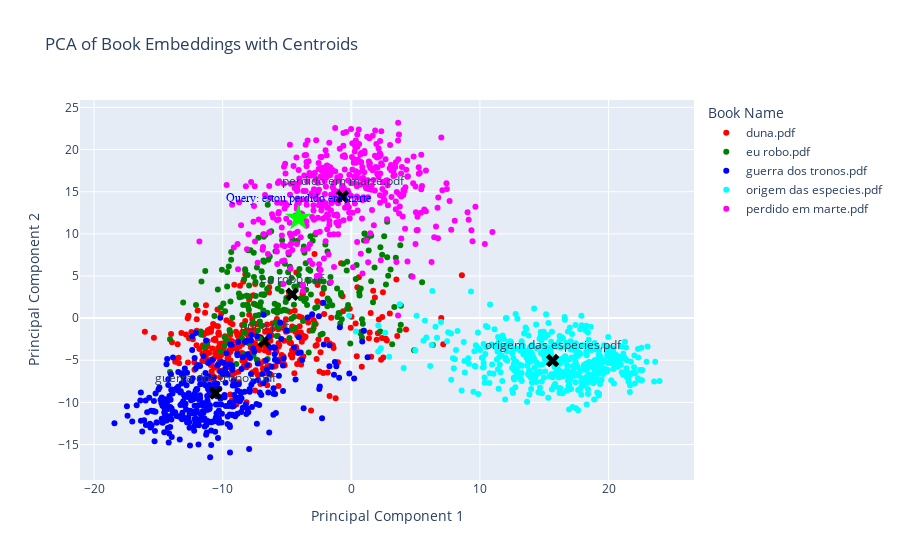

Write notebook code for a chart like this one.
### Code cell
query_embedding,query_pca = query_and_plot(fig,scaler)

### Figure 1 — Plotly figure (JSON) as saved in the notebook; plotly's stock layout.template omitted (floating-point values rounded to 4 significant figures; data arrays with more than 128 entries replaced by an {"elided": "..."} marker saying what was removed)
{"data": [{"marker": {"color": "red"}, "mode": "markers", "name": "duna.pdf", "text": {"elided": "355 str values"}, "type": "scatter", "x": {"elided": "355 float values"}, "y": {"elided": "355 float values"}}, {"marker": {"color": "black", "size": 12, "symbol": "x"}, "mode": "markers+text", "showlegend": false, "text": ["duna.pdf"], "textposition": "top center", "type": "scatter", "x": [-6.766], "y": [-2.735]}, {"marker": {"color": "green"}, "mode": "markers", "name": "eu robo.pdf", "text": {"elided": "232 str values"}, "type": "scatter", "x": {"elided": "232 float values"}, "y": {"elided": "232 float values"}}, {"marker": {"color": "black", "size": 12, "symbol": "x"}, "mode": "markers+text", "showlegend": false, "text": ["eu robo.pdf"], "textposition": "top center", "type": "scatter", "x": [-4.596], "y": [2.821]}, {"marker": {"color": "blue"}, "mode": "markers", "name": "guerra dos tronos.pdf", "text": {"elided": "372 str values"}, "type": "scatter", "x": {"elided": "372 float values"}, "y": {"elided": "372 float values"}}, {"marker": {"color": "black", "size": 12, "symbol": "x"}, "mode": "markers+text", "showlegend": false, "text": ["guerra dos tronos.pdf"], "textposition": "top center", "type": "scatter", "x": [-10.56], "y": [-8.883]}, {"marker": {"color": "yellow"}, "mode": "markers", "name": "harry potter.pdf", "text": [], "type": "scatter", "x": [], "y": []}, {"marker": {"color": "black", "size": 12, "symbol": "x"}, "mode": "markers+text", "showlegend": false, "text": ["harry potter.pdf"], "textposition": "top center", "type": "scatter", "x": [null], "y": [null]}, {"marker": {"color": "cyan"}, "mode": "markers", "name": "origem das especies.pdf", "text": {"elided": "493 str values"}, "type": "scatter", "x": {"elided": "493 float values"}, "y": {"elided": "493 float values"}}, {"marker": {"color": "black", "size": 12, "symbol": "x"}, "mode": "markers+text", "showlegend": false, "text": ["origem das especies.pdf"], "textposition": "top center", "type": "scatter", "x": [15.65], "y": [-5.036]}, {"marker": {"color": "magenta"}, "mode": "markers", "name": "perdido em marte.pdf", "text": {"elided": "426 str values"}, "type": "scatter", "x": {"elided": "426 float values"}, "y": {"elided": "426 float values"}}, {"marker": {"color": "black", "size": 12, "symbol": "x"}, "mode": "markers+text", "showlegend": false, "text": ["perdido em marte.pdf"], "textposition": "top center", "type": "scatter", "x": [-0.6834], "y": [14.42]}, {"marker": {"color": "lime", "size": 20, "symbol": "star"}, "mode": "markers+text", "showlegend": false, "text": ["Query: estou perdido em marte"], "textfont": {"color": "blue", "family": "Arial, sans-serif", "size": 12}, "textposition": "top center", "type": "scatter", "x": [-4.11], "y": [11.86]}], "layout": {"legend": {"title": {"text": "Book Name"}}, "title": {"text": "PCA of Book Embeddings with Centroids"}, "xaxis": {"title": {"text": "Principal Component 1"}}, "yaxis": {"title": {"text": "Principal Component 2"}}}}
